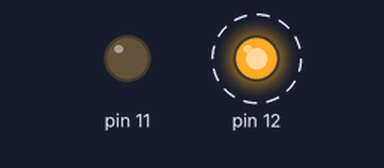
Bench run of a sketch on a simulated Arduino Uno, built with avr-gcc and run on an emulated ATmega328P. Parts: output pins drawn as LEDs (lit = HIGH). Dashed ring = blinking.

Above: at 0.2 s.
Timing chart, 0 to 3.0 s (numbered marks = the images above):
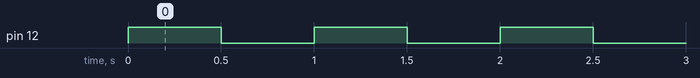

The sketch:

variableChallengeV2.ino
```cpp
int _ABVAR_1_t = 0 ;
void __ardublockDigitalWrite(int pinNumber, boolean status)
{
  pinMode(pinNumber, OUTPUT);
  digitalWrite(pinNumber, status);
}


void setup()
{
}

void loop()
{
  _ABVAR_1_t = 500 ;
  __ardublockDigitalWrite(12, HIGH);
  __ardublockDigitalWrite(12, HIGH);
  delay( _ABVAR_1_t );
  __ardublockDigitalWrite(12, LOW);
  __ardublockDigitalWrite(11, LOW);
  delay( _ABVAR_1_t );
}
```

Measured:
- by itself, pin 12: alternates HIGH for 0.50 s and LOW for 0.50 s
